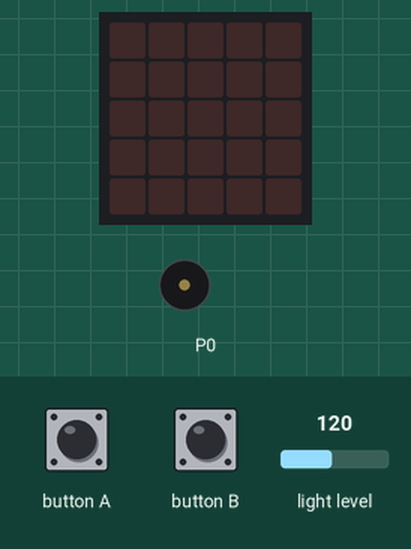
Recording of a program running on a simulated BBC micro:bit (MakeCode). On the bench: the board's 5×5 LED display, buzzer (waves = sounding). The inputs (shaded band) are chosen by the test bench; at power-on: light level 120.

Above: at 1.2 s.
1.3 s: button A pressed for 0.15 s
At 3.3 s:
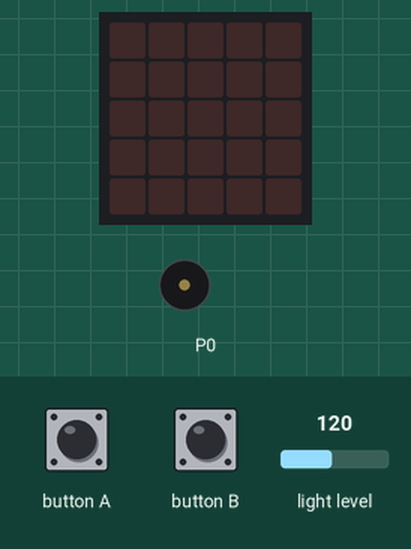
4.3 s: light level set to 105
6.5 s: light level set to 95
At 8.3 s:
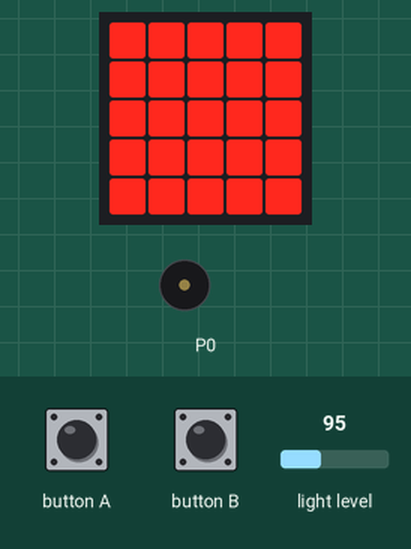
9.5 s: button B pressed for 0.15 s
At 9.84 s:
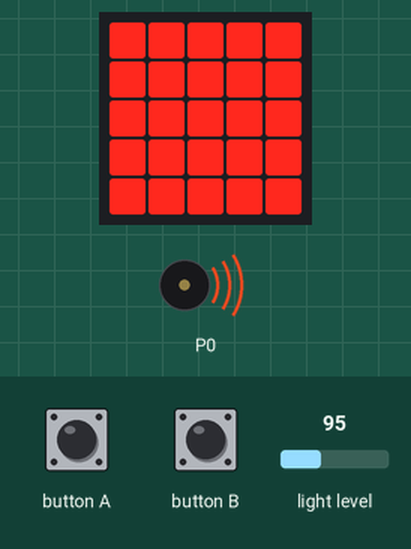
Timing chart, 0 to 12.5 s (numbered marks = the images above; inputs shaded):
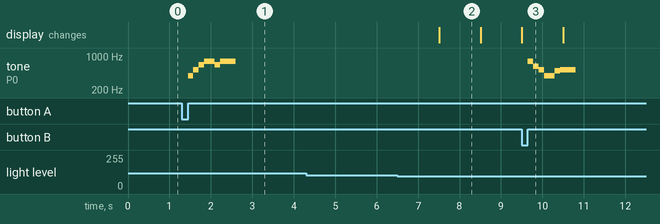

Measured:
- the behaviour switches between 100 and 99 on light level (found by bisection; images 1 and 2)
- after the input at 1.3 s, tone on P0: plays 392 Hz for 0.13 s, 523 Hz for 0.13 s, 659 Hz for 0.13 s, 784 Hz for 0.26 s, 659 Hz for 0.13 s, 784 Hz for 0.38 s, starting after 0.15 s
- after the input at 4.3 s, every drawn part: stays the same
- after the input at 6.5 s, the display: changes after 1.0 s (image 2)
- after the input at 9.5 s, tone on P0: plays 784 Hz for 0.13 s, 622 Hz for 0.13 s, 523 Hz for 0.13 s, 392 Hz for 0.26 s, 494 Hz for 0.13 s, 523 Hz for 0.38 s, starting after 0.15 s
- what the display in image 2 shows lasts 1.0 s, from 7.5 s to 8.5 s

The program:

main.ts
```typescript
input.onButtonPressed(Button.A, function on_button_pressed_a() {

    a = 1
    music.startMelody(music.builtInMelody(Melodies.PowerUp), MelodyOptions.Once)
})
input.onButtonPressed(Button.B, function on_button_pressed_b() {

    a = 0
    music.startMelody(music.builtInMelody(Melodies.PowerDown), MelodyOptions.Once)
})
let light2 = 0
let a = 0
led.enable(false)
basic.forever(function on_forever() {

    light2 = input.lightLevel()
})
basic.forever(function on_forever2() {
    basic.showLeds(`
        # # # # #
                # # # # #
                # # # # #
                # # # # #
                # # # # #
    `)
})
basic.forever(function on_forever3() {
    if (a == 1) {
        if (light2 < 100) {
            while (a == 1) {
                basic.pause(1000)
                led.enable(true)
                basic.pause(1000)
                led.enable(false)
            }
        }

    }

})
```

test.ts
```typescript
// 在此处测试；当此软件包作为插件使用时，将不会编译此软件包。
```
